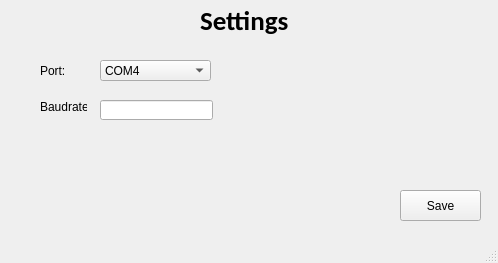
<?xml version="1.0" encoding="UTF-8"?>
<ui version="4.0">
 <class>MainWindow</class>
 <widget class="QMainWindow" name="MainWindow">
  <property name="geometry">
   <rect>
    <x>0</x>
    <y>0</y>
    <width>498</width>
    <height>263</height>
   </rect>
  </property>
  <property name="windowTitle">
   <string>MainWindow</string>
  </property>
  <widget class="QWidget" name="centralwidget">
   <widget class="QLabel" name="label">
    <property name="geometry">
     <rect>
      <x>200</x>
      <y>0</y>
      <width>111</width>
      <height>41</height>
     </rect>
    </property>
    <property name="font">
     <font>
      <family>Calibri</family>
      <pointsize>20</pointsize>
      <weight>75</weight>
      <bold>true</bold>
     </font>
    </property>
    <property name="text">
     <string>Settings</string>
    </property>
   </widget>
   <widget class="QLabel" name="label_2">
    <property name="geometry">
     <rect>
      <x>40</x>
      <y>60</y>
      <width>31</width>
      <height>21</height>
     </rect>
    </property>
    <property name="text">
     <string>Port:</string>
    </property>
   </widget>
   <widget class="QComboBox" name="combo_port">
    <property name="geometry">
     <rect>
      <x>100</x>
      <y>60</y>
      <width>111</width>
      <height>21</height>
     </rect>
    </property>
    <item>
     <property name="text">
      <string>COM4</string>
     </property>
    </item>
    <item>
     <property name="text">
      <string>COM5</string>
     </property>
    </item>
    <item>
     <property name="text">
      <string>COM6</string>
     </property>
    </item>
    <item>
     <property name="text">
      <string>COM7</string>
     </property>
    </item>
    <item>
     <property name="text">
      <string>COM8</string>
     </property>
    </item>
    <item>
     <property name="text">
      <string>COM9</string>
     </property>
    </item>
    <item>
     <property name="text">
      <string>COM10</string>
     </property>
    </item>
    <item>
     <property name="text">
      <string>COM11</string>
     </property>
    </item>
    <item>
     <property name="text">
      <string>COM12</string>
     </property>
    </item>
    <item>
     <property name="text">
      <string>COM13</string>
     </property>
    </item>
    <item>
     <property name="text">
      <string>COM14</string>
     </property>
    </item>
    <item>
     <property name="text">
      <string>COM15</string>
     </property>
    </item>
   </widget>
   <widget class="QLabel" name="label_3">
    <property name="geometry">
     <rect>
      <x>40</x>
      <y>100</y>
      <width>47</width>
      <height>13</height>
     </rect>
    </property>
    <property name="text">
     <string>Baudrate:</string>
    </property>
   </widget>
   <widget class="QLineEdit" name="txt_baudrate">
    <property name="geometry">
     <rect>
      <x>100</x>
      <y>100</y>
      <width>113</width>
      <height>20</height>
     </rect>
    </property>
   </widget>
   <widget class="QPushButton" name="btn_save">
    <property name="geometry">
     <rect>
      <x>400</x>
      <y>190</y>
      <width>81</width>
      <height>31</height>
     </rect>
    </property>
    <property name="text">
     <string>Save</string>
    </property>
   </widget>
  </widget>
  <widget class="QMenuBar" name="menubar">
   <property name="geometry">
    <rect>
     <x>0</x>
     <y>0</y>
     <width>498</width>
     <height>21</height>
    </rect>
   </property>
  </widget>
  <widget class="QStatusBar" name="statusbar"/>
 </widget>
 <resources/>
 <connections/>
</ui>
